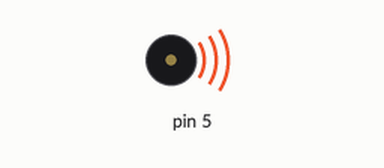
Recording of a sketch running on a simulated Arduino Uno, built with avr-gcc and run on an emulated ATmega328P. On the bench: buzzer (waves = sounding).

Above: at 0.3 s.
At 3.83 s:
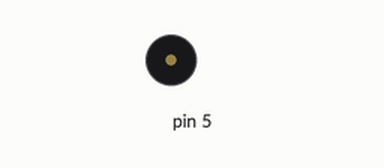
Timing chart, 0 to 7.8 s (numbered marks = the images above):
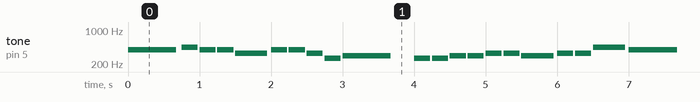

The sketch:

Sketch3_1.ino
```cpp
// Sketch3_1.ino
int i = 0;  // loop用カウンター

// 音階データ
int scale[] = {
  392, 440, 392, 392, 330, 392, 392, 330,
  262, 294, 000, 262, 262, 294, 294, 330,
  330, 294, 330, 330, 440, 392, 000, 523,
  523, 392, 330, 330, 440, 440, 392, 392,
  330, 294, 262, 000
};
// 音の長さ
int time[] = {
  750, 250, 250, 250, 500, 250, 250, 250,
  250, 750, 250, 250, 250, 250, 250, 250,
  250, 500, 250, 250, 500, 750, 250, 250,
  250, 500, 250, 250, 250, 250, 250, 250,
  250, 250, 750, 250
};

void setup() {
}

void loop() {
  if (i < 36) {
    tone(5, scale[i], time[i] * 0.9);
    delay(time[i]);
    i++;  // カウンターを1増やす
  } else {
    i = 0;  // この行をコメントにすると繰り返しをしなくなります
  }
}
```

Measured:
- by itself, tone on pin 5: plays 392 Hz for 0.68 s, 440 Hz for 0.23 s, 392 Hz for 0.23 s, 392 Hz for 0.23 s, 330 Hz for 0.45 s, 392 Hz for 0.23 s … (358 notes in this stretch)
